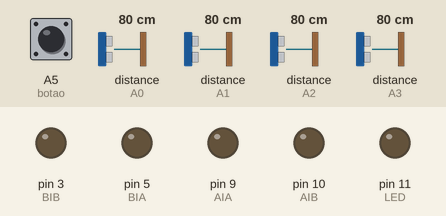
This sketch was run on a simulated Arduino Uno, built with avr-gcc and run on an emulated ATmega328P. On the bench: output pins drawn as LEDs (lit = HIGH). The inputs (shaded band) are chosen by the test bench; at power-on: A5 (botao) HIGH, distance to the obstacle (sensors on A0, A2, A3, A1) 80 cm.

Above: at 1.2 s.
1.3 s: A5 (botao) pulled LOW for 0.15 s
At 2.3 s:
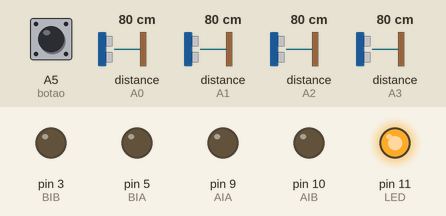
4.4 s: distance to the obstacle (sensor on A0) set to 64 cm
7.4 s: distance to the obstacle (sensor on A0) set to 55 cm
At 8.7 s:
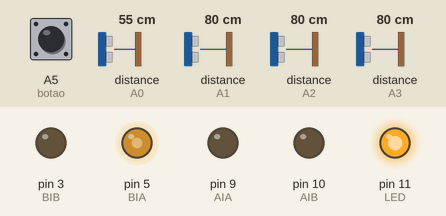
9.0 s: distance to the obstacle (sensor on A2) set to 66 cm
10.5 s: distance to the obstacle (sensor on A2) set to 57 cm
At 11.0 s:
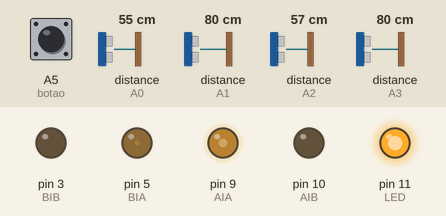
12.1 s: distance to the obstacle (sensor on A3) set to 66 cm
13.6 s: distance to the obstacle (sensor on A3) set to 58 cm
At 14.9 s:
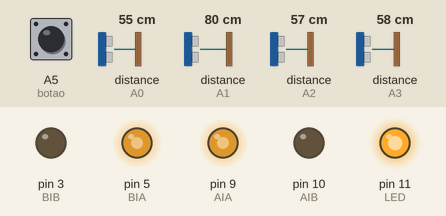
Timing chart, 0 to 35.9 s (numbered marks = the images above; inputs shaded):
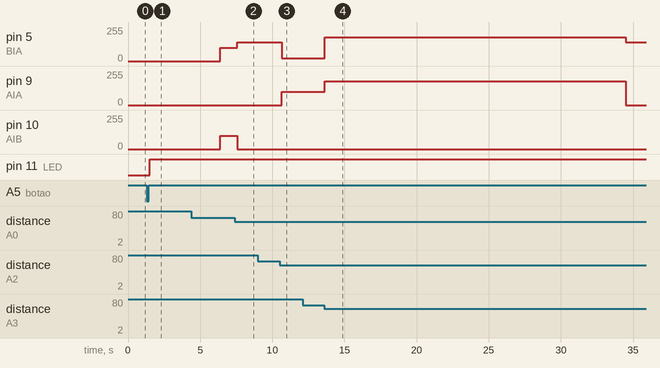

The sketch:

AquilaWC14.ino
```cpp
//DEFININDO PORTAS DOS COMPONENTES

//BOTÃO 1: D2
//BOTÃO 2: D4
//LED VERMELHO (SINAL): D13
//SENSOR ESQUERDA (1): A4
//SENSOR FRENTE ESQUERDA (2): A5
//SENSOR FRENTE DIREITA (3): A6
//SENSOR DIREITA (4): A7
//MOTOR A: AIB + BIA -> D5
//AIA + BIB -> D6
//MOTOR B: AIB + BIA -> D11
//         AIA + BIB -> D10


#include <SharpIR.h>

#define ir1 A0
#define ir2 A1
#define ir3 A2
#define ir4 A3

#define model 20150

boolean done = false;

SharpIR sharp1(ir1, 25, 93, model);   //ESQUERDA
SharpIR sharp2(ir2, 25, 93, model);   //DIREITA
SharpIR sharp3(ir3, 25, 93, model);   //FRENTE DIREITA
SharpIR sharp4(ir4, 25, 93, model);   //FRENTE ESQUERDA

int dis1 = 0;
int dis2 = 0;
int dis3 = 0;
int dis4 = 0;

int range1 = 60;
int range2 = 60;
int range3 = 60;
int range4 = 60;

int botao = A5;
int LED = 11;

const int AIA = 9;
const int AIB = 10;
const int BIA = 5;
const int BIB = 3;

int speedleft = 0;
int speedright = 0;

int start = 0;
int pisca = 0;

int time1 = 0;
int time2 = 0;

int memoria = 0;
//int lastmemo = 0;

//----------------------------------------------------------Rotinas

void seek() {
  dis1 = sharp1.distance();
  dis2 = sharp2.distance();
  dis3 = sharp3.distance();
  dis4 = sharp4.distance();
}

//AND

void destroy() {
  analogWrite(AIA, speedleft);
  analogWrite(AIB, 0);
  analogWrite(BIA, speedright);
  analogWrite(BIB, 0);
}

void backward() {
  analogWrite(AIA, 0);
  analogWrite(AIB, speedleft);
  analogWrite(BIA, 0);
  analogWrite(BIB, speedright);
}

void findIt() {
  analogWrite(AIA, 0);
  analogWrite(AIB, speedleft);
  analogWrite(BIA, speedright);
  analogWrite(BIB, 0);
}

void findItTheOtherWay() {
  analogWrite(AIA, speedleft);
  analogWrite(AIB, 0);
  analogWrite(BIA, 0);
  analogWrite(BIB, speedright);
}

void stopp() {
  analogWrite(AIA, 0);
  analogWrite(AIB, 0);
  analogWrite(BIA, 0);
  analogWrite(BIB, 0);
}

//-----------------------------------------------------------Setup
void setup() {

  Serial.begin(9600);
  pinMode (ir1, INPUT);
  pinMode (ir2, INPUT);
  pinMode (ir3, INPUT);
  pinMode (ir4, INPUT);

  pinMode(botao, INPUT);
  pinMode(LED, OUTPUT);
  digitalWrite(botao, HIGH);
  digitalWrite(LED, LOW);

  pinMode(AIA, OUTPUT);
  pinMode(AIB, OUTPUT);
  pinMode(BIA, OUTPUT);
  pinMode(BIB, OUTPUT);

  int dis1 = sharp1.distance();
  int dis2 = sharp2.distance();
  int dis3 = sharp3.distance();
  int dis4 = sharp4.distance();

  stopp();

}

//-----------------------------------------------------------Loop
void loop() {

  if (digitalRead(botao) == LOW) {
    delay(200);
    start = !start;
    pisca = !pisca;
    time1 = millis();
  }

  if (start == 0) {
    stopp();
    pisca = 0;
    memoria = 0;
    //    lastmemo = 0;
    digitalWrite(LED, LOW);
  }
  else if (start == 1) {
    digitalWrite(LED, HIGH);
    time2 = millis() - time1;
    while (time2 < 4800 && pisca == 1 ) {
      time2 = millis() - time1;
      stopp();
    }

    if (time2 < 100) {

      range1 = 60;
      range2 = 60;
      range3 = 50;
      range4 = 50;
    }
    else {
      range1 = 60;
      range2 = 60;
      range3 = 60;
      range4 = 60;
    }

    pisca = 0;

    seek();

    if (dis3 <= range3 && dis4 <= range4 && dis3 > 0 && dis4 > 0) {
      if (dis2 < 20 && dis4 < 20) {
        speedleft = 255;
        speedright = 255;
      }
      else {
        speedleft = 180;
        speedright = 180;
      }
      destroy();
      memoria = 0;
    }
    else if (dis3 <= range3 && dis4 >= range4 && dis3 > 0) {
      speedleft = 100;
      speedright = 20;
      destroy();
      memoria = 1;
    }
    else if (dis3 >= range3 && dis4 <= range4 && dis4 > 0) {
      speedleft = 20;
      speedright = 100;
      destroy();
      memoria = -1;
    }
    else if (dis1 <= range1 && dis1 > 0) {
      while (dis3 > range3 && dis4 > range4) {
        seek();
        speedleft = 0;
        speedright = 140;
        destroy();
        memoria = -2;
        if (digitalRead(botao) == LOW) {
          delay(200);
          start = !start;
          pisca = !pisca;
          time1 = millis();
          dis3 = range3;
        }
      }
    }
    else if (dis2 <= range2 && dis2 > 0) {
      while (dis3 > range3 && dis4 > range4) {
        seek();
        speedleft = 140;
        speedright = 0;
        destroy();
        memoria = 2;
        if (digitalRead(botao) == LOW) {
          delay(200);
          start = !start;
          pisca = !pisca;
          time1 = millis();
          dis3 = range3;
        }
      }
    }
    else if (dis1 >= range1 && dis2 >= range2 && dis3 >= range3 && dis4 >= range4) {
      speedleft = 100;
      speedright = 100;
      findIt();
    }
    else if (dis3 >= range3 || dis3 < 0) {
      if (dis4 >= range4 || dis4 < 0) {
        if (dis1 >= range1 || dis1 < 0) {
          if (dis2 >= range2 || dis2 < 0) {

            if (memoria == 1) {
              speedleft = 100;
              speedright = 20;
              destroy();
            }
            if (memoria == -1) {
              speedleft = 20;
              speedright = 100;
              destroy();
            }
            if (memoria == 2) {
              speedleft = 140;
              speedright = 0;
              destroy();
            }
            if (memoria == -2) {
              speedleft = 0;
              speedright = 140;
              destroy();
            }

          }
        }
      }
    }
  }
}
```

Measured:
- the behaviour switches between 61 and 60 cm on distance to the obstacle (sensor on A0) (found by bisection; images 1 and 2)
- the behaviour switches between 61 and 60 cm on distance to the obstacle (sensor on A2) (found by bisection; images 2 and 3)
- the behaviour switches between 61 and 60 cm on distance to the obstacle (sensor on A3) (found by bisection; images 3 and 4)
- after the input at 1.3 s, pin 11 (LED): LOW → HIGH after 0.20 s
- after the input at 7.4 s, pin 5 (BIA): 100/255 → 140/255 after 0.19 s; pin 10 (AIB): 100/255 → 0/255 after 0.19 s
- after the input at 9.0 s, every drawn part: stays the same
- after the input at 10.5 s, pin 5 (BIA): 140/255 → 20/255 after 0.15 s; pin 9 (AIA): 0/255 → 100/255 after 0.15 s
- after the input at 12.1 s, every drawn part: stays the same
- after the input at 13.6 s, pin 5 (BIA): 20/255 → 180/255 at once, → 140/255 20.9 s later; pin 9 (AIA): 100/255 → 180/255 at once, → 0/255 20.9 s later
